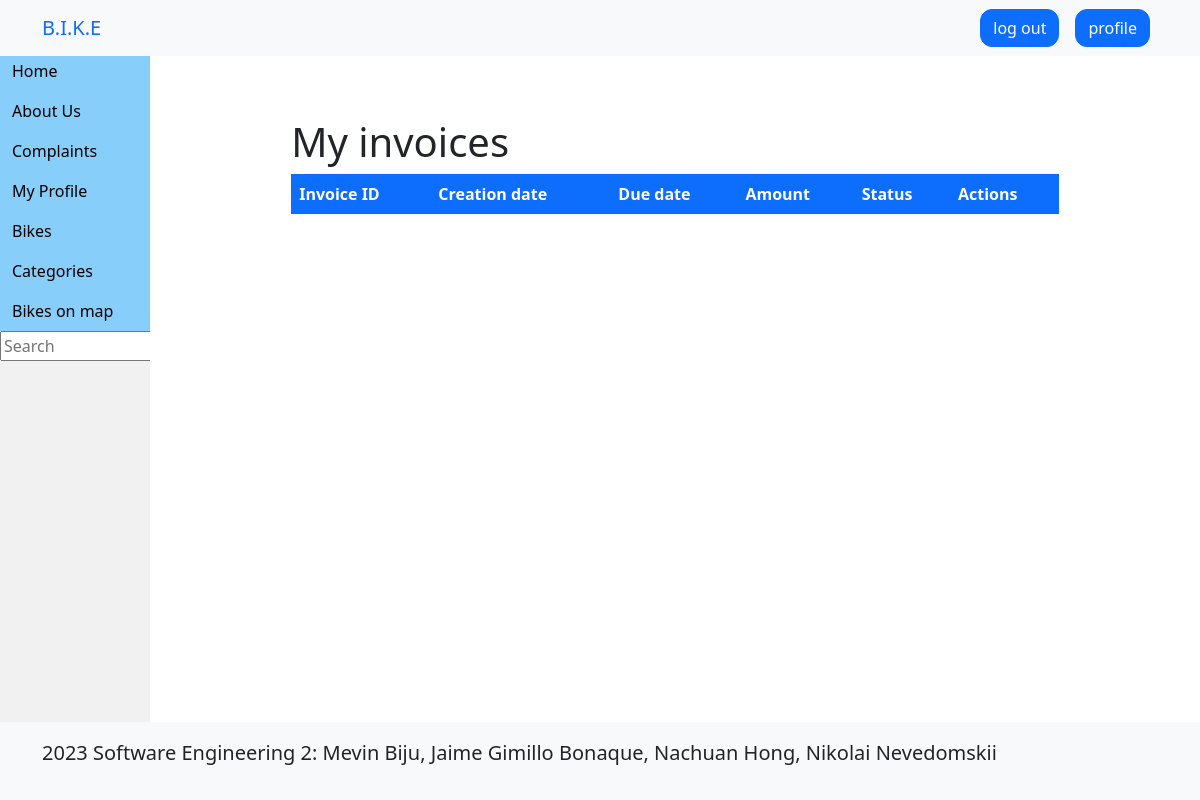
The app's page /invoices/ (signed in), older data.
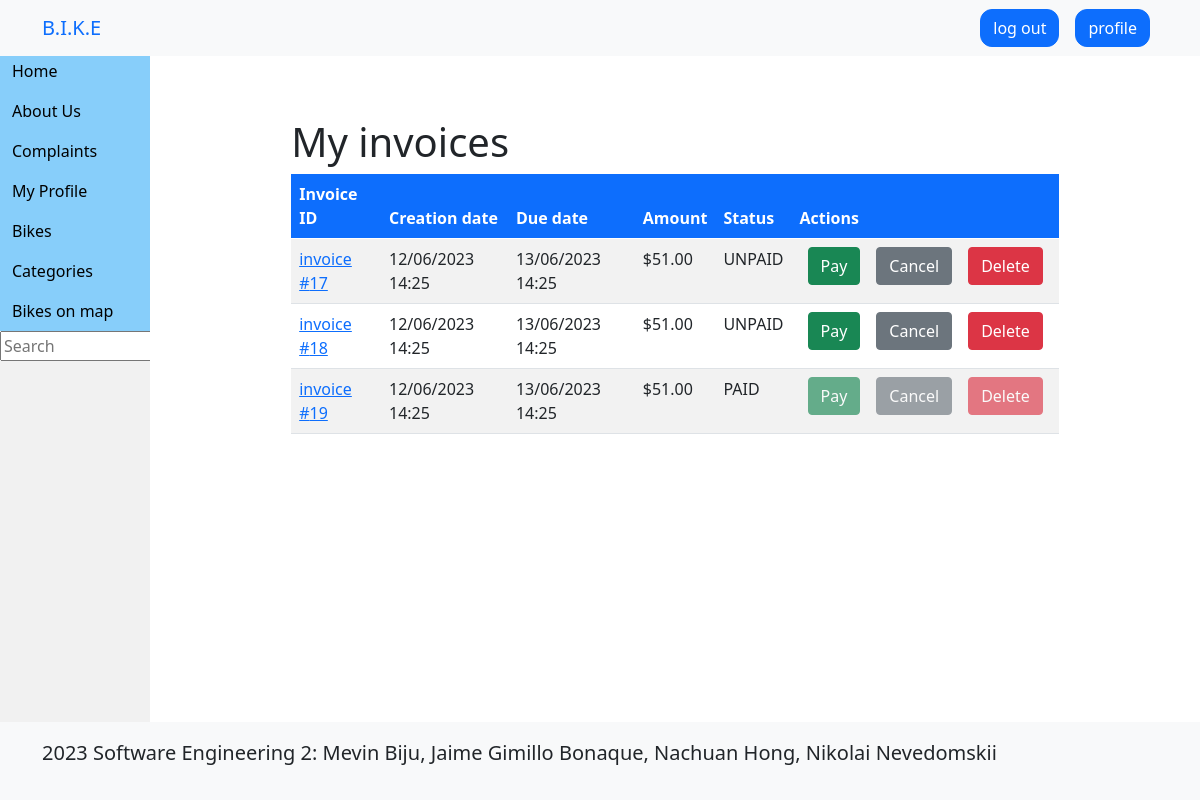
The same page, newer data.
### bike/models.py (models this page shows, shortened)
class Invoice(models.Model):
    user = models.ForeignKey(User, related_name='user', on_delete=models.CASCADE)
    created_on = models.DateTimeField('created on', default=now)
    paid_on = models.DateTimeField('paid on', null=True, blank=True)
    due_date = models.DateTimeField('due date', default=invoice_due_to)
    amount = models.DecimalField(max_digits=6, decimal_places=2, default=50, validators=[validate_positive_number])
    status = models.CharField(
        _('status'), default=InvoiceStatus.UNPAID.name, choices=InvoiceStatus.choices(), max_length=32
    )
    paid_via = models.TextField(default='Stripe')
    comment = models.TextField(null=True, blank=True)

### bike/views.py (the view)
# urls.py: path('invoices/', views.invoices_request, name='invoices'),
def invoices_request(request):
    if not request.user.is_authenticated:
        return redirect('login')
    return render(request, 'invoices/invoices.html',
                  {'invoices': Invoice.objects.filter(user=request.user)})

### bike/models.py (called while the page is built)
    def is_worker(self):
        return self.groups.filter(name='worker').exists()

    def is_mechanic(self):
        return self.groups.filter(name='mechanic').exists()

### templates/invoices/invoices.html
{% extends 'base.html' %}
{% block content %}
<div class="container mt-5">
    <div class="row justify-content-center">
        <div class="col-md-10">
            <h1>My invoices</h1>
            <div class="table-responsive">
                <table class="table table-striped table-hover">
                    <thead class="bg-primary text-white">
                        <tr>
                            <th>Invoice ID</th>
                            <th>Creation date</th>
                            <th>Due date</th>
                            <th>Amount</th>
                            <th>Status</th>
                            <th>Actions</th>
                        </tr>
                    </thead>
                    <tbody>
                    {% for invoice in invoices %}
                        <tr>
                                <td><a href={% url 'invoice' invoice.id %}>invoice #{{ invoice.id }}</a></td>
                                <td>{{ invoice.created_on|date:"d/m/Y H:i" }}</td>
                                <td>{{ invoice.due_date|date:"d/m/Y H:i" }}</td>
                                <td>${{ invoice.amount }}</td>
                                <td>{{ invoice.status }}</td>
                                <td>
                                    <div class="btn-group" role="group" aria-label="Invoice Actions">
                                        <a href="#"
                                            class="btn btn-success {% if invoice.status == 'CANCELED' or invoice.status == 'PAID' or invoice.status == 'EXPIRED' %}disabled{% endif %} mx-2 rounded"
                                            onclick="return confirm('Are you sure you want to pay this invoice?')">
                                            Pay</a>
                                        <a href="{% url 'cancel_invoice' invoice.id %}"
                                            class="btn btn-secondary {% if invoice.status == 'CANCELED' or invoice.status == 'PAID' or invoice.status == 'EXPIRED' %}disabled{% endif %} mx-2 rounded"
                                            onclick="return confirm('Are you sure you want to cancel this invoice?')">
                                            Cancel</a>
                                        <a href="{% url 'delete_invoice' invoice.id %}"
                                            class="btn btn-danger {% if invoice.status == 'PAID' %}disabled{% endif %} mx-2 rounded"
                                            onclick="return confirm('Are you sure you want to delete this invoice?')">
                                            Delete</a>
                                    </div>
                                </td>
                        </tr>
                    {% endfor %}
                    </tbody>
                </table>
            </div>
        </div>
    </div>
</div>
{% endblock %}

Row changes from the older to the newer data that the page shows:
added Invoice: id "17", created_on "12/06/2023 14:25", due_date "13/06/2023 14:25", amount "51.00", status "UNPAID"
added Invoice: id "18", created_on "12/06/2023 14:25", due_date "13/06/2023 14:25", amount "51.00", status "UNPAID"
added Invoice: id "19", created_on "12/06/2023 14:25", due_date "13/06/2023 14:25", amount "51.00", status "PAID"
